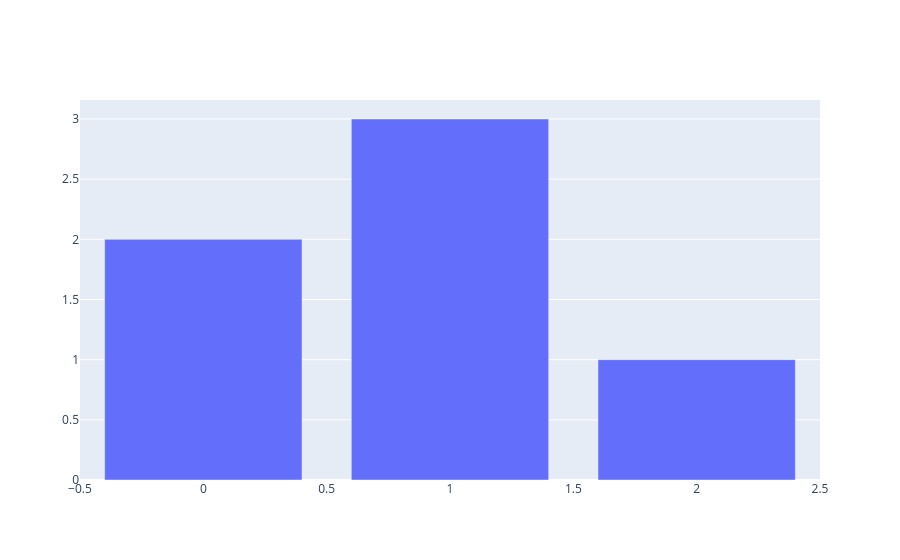

The code cell stored with this chart in its notebook:
### Markdown cell above
### 18.3.3 JupyterLab Installation (Python 3.5+)
For use in JupyterLab, install the jupyterlab and ipywidgets packages using `pip`.

```cmd
pip install jupyterlab "ipywidgets>=7.5"
```

or conda.

```cmd
conda install jupyterlab "ipywidgets=7.5"
```

Then run the following commands to install the required JupyterLab extensions (note that this will require node to be installed):

**JupyterLab renderer support**

```cmd
jupyter labextension install jupyterlab-plotly@4.9.0
```

**OPTIONAL: Jupyter widgets extension**

```cmd
jupyter labextension install @jupyter-widgets/jupyterlab-manager plotlywidget@4.9.0
```

These packages contain everything you need to run JupyterLab

```cmd
jupyter lab
```

and display plotly figures inline using the `plotly_mimetype` renderer.

### Code cell
import plotly.graph_objects as go
fig = go.Figure(data=go.Bar(y=[2, 3, 1]))
fig.show()

### Figure 1 — Plotly figure (JSON) as saved in the notebook; plotly's stock layout.template omitted (floating-point values rounded to 4 significant figures)
{"data": [{"type": "bar", "y": [2, 3, 1]}], "layout": {}}
